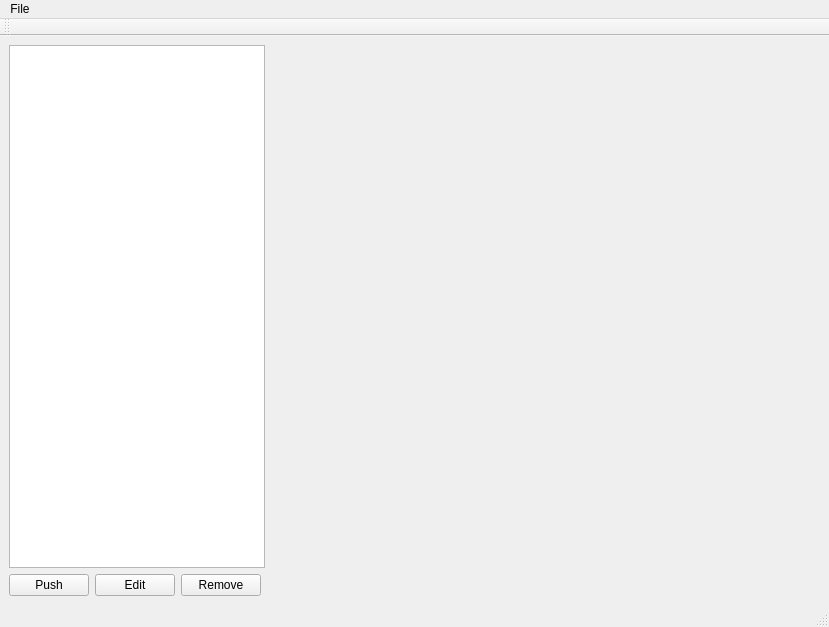
<?xml version="1.0" encoding="UTF-8"?>
<ui version="4.0">
 <class>MainWindow</class>
 <widget class="QMainWindow" name="MainWindow">
  <property name="geometry">
   <rect>
    <x>0</x>
    <y>0</y>
    <width>829</width>
    <height>627</height>
   </rect>
  </property>
  <property name="windowTitle">
   <string>MainWindow</string>
  </property>
  <widget class="QWidget" name="centralwidget">
   <layout class="QVBoxLayout" name="verticalLayout">
    <item>
     <layout class="QHBoxLayout" name="horizontalLayout">
      <item>
       <widget class="QTreeView" name="treeView">
        <property name="sizePolicy">
         <sizepolicy hsizetype="Fixed" vsizetype="Expanding">
          <horstretch>0</horstretch>
          <verstretch>0</verstretch>
         </sizepolicy>
        </property>
        <property name="contextMenuPolicy">
         <enum>Qt::ContextMenuPolicy::ActionsContextMenu</enum>
        </property>
       </widget>
      </item>
      <item>
       <widget class="QVTKOpenGLNativeWidget" name="vtkWidget" native="true">
        <property name="sizePolicy">
         <sizepolicy hsizetype="Expanding" vsizetype="Expanding">
          <horstretch>0</horstretch>
          <verstretch>0</verstretch>
         </sizepolicy>
        </property>
       </widget>
      </item>
     </layout>
    </item>
    <item>
     <layout class="QHBoxLayout" name="horizontalLayout_2">
      <item>
       <widget class="QPushButton" name="pushButton">
        <property name="text">
         <string>Push</string>
        </property>
       </widget>
      </item>
      <item>
       <widget class="QPushButton" name="pushButton_2">
        <property name="text">
         <string>Edit</string>
        </property>
       </widget>
      </item>
      <item>
       <widget class="QPushButton" name="deleteButton">
        <property name="text">
         <string>Remove</string>
        </property>
       </widget>
      </item>
      <item>
       <spacer name="horizontalSpacer">
        <property name="orientation">
         <enum>Qt::Orientation::Horizontal</enum>
        </property>
        <property name="sizeHint" stdset="0">
         <size>
          <width>40</width>
          <height>20</height>
         </size>
        </property>
       </spacer>
      </item>
     </layout>
    </item>
   </layout>
  </widget>
  <widget class="QMenuBar" name="menubar">
   <property name="geometry">
    <rect>
     <x>0</x>
     <y>0</y>
     <width>829</width>
     <height>18</height>
    </rect>
   </property>
   <widget class="QMenu" name="menuFile">
    <property name="title">
     <string>File</string>
    </property>
    <addaction name="actionOpen_File"/>
   </widget>
   <addaction name="menuFile"/>
  </widget>
  <widget class="QStatusBar" name="statusbar"/>
  <widget class="QToolBar" name="toolBar">
   <property name="windowTitle">
    <string>toolBar</string>
   </property>
   <attribute name="toolBarArea">
    <enum>TopToolBarArea</enum>
   </attribute>
   <attribute name="toolBarBreak">
    <bool>false</bool>
   </attribute>
  </widget>
  <action name="actionOpen_File">
   <property name="icon">
    <iconset>
     <normaloff>Icons/fileopen.png</normaloff>Icons/fileopen.png</iconset>
   </property>
   <property name="text">
    <string>Open File</string>
   </property>
   <property name="menuRole">
    <enum>QAction::MenuRole::NoRole</enum>
   </property>
  </action>
  <action name="actionItem_Options">
   <property name="icon">
    <iconset resource="Icons.qrc">
     <normaloff>:/Icons/help.png</normaloff>:/Icons/help.png</iconset>
   </property>
   <property name="text">
    <string>Item Options</string>
   </property>
   <property name="toolTip">
    <string>Item Option</string>
   </property>
   <property name="menuRole">
    <enum>QAction::MenuRole::NoRole</enum>
   </property>
  </action>
 </widget>
 <customwidgets>
  <customwidget>
   <class>QVTKOpenGLNativeWidget</class>
   <extends>QWidget</extends>
   <header>qvtkopenglnativewidget.h</header>
   <container>1</container>
  </customwidget>
 </customwidgets>
 <resources>
  <include location="Icons.qrc"/>
 </resources>
 <connections/>
</ui>
